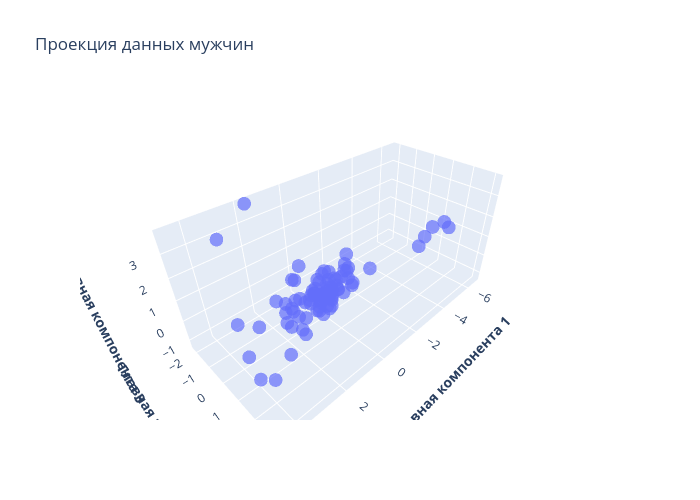

The cell this chart's notebook holds for it:
### Markdown cell above
# PCA

### Code cell
scaler = StandardScaler()
data_male_scaled = scaler.fit_transform(data_male)

pca_male = PCA(n_components=3)
male_pca_transformed = pca_male.fit_transform(data_male_scaled)
print(f"Объясненная дисперсия по компонентам: {pca_male.explained_variance_ratio_}")
print(f"Объясненная диспресия: {sum(pca_male.explained_variance_ratio_)}")

fig = px.scatter_3d(
    x=male_pca_transformed[:,0],  
    y=male_pca_transformed[:,1],  
    z=male_pca_transformed[:,2],
    height= 500,
    width= 700,
    title="Проекция данных мужчин",
    labels={
        'x': '<b>Главная компонента 1</b>',
        'y': '<b>Главная компонента 2</b>',
        'z': '<b>Главная компонента 3</b>'
    },
    color_continuous_scale='Viridis',  # Красивая цветовая схема
    opacity=0.7,
    size_max=8
)
fig.show()
